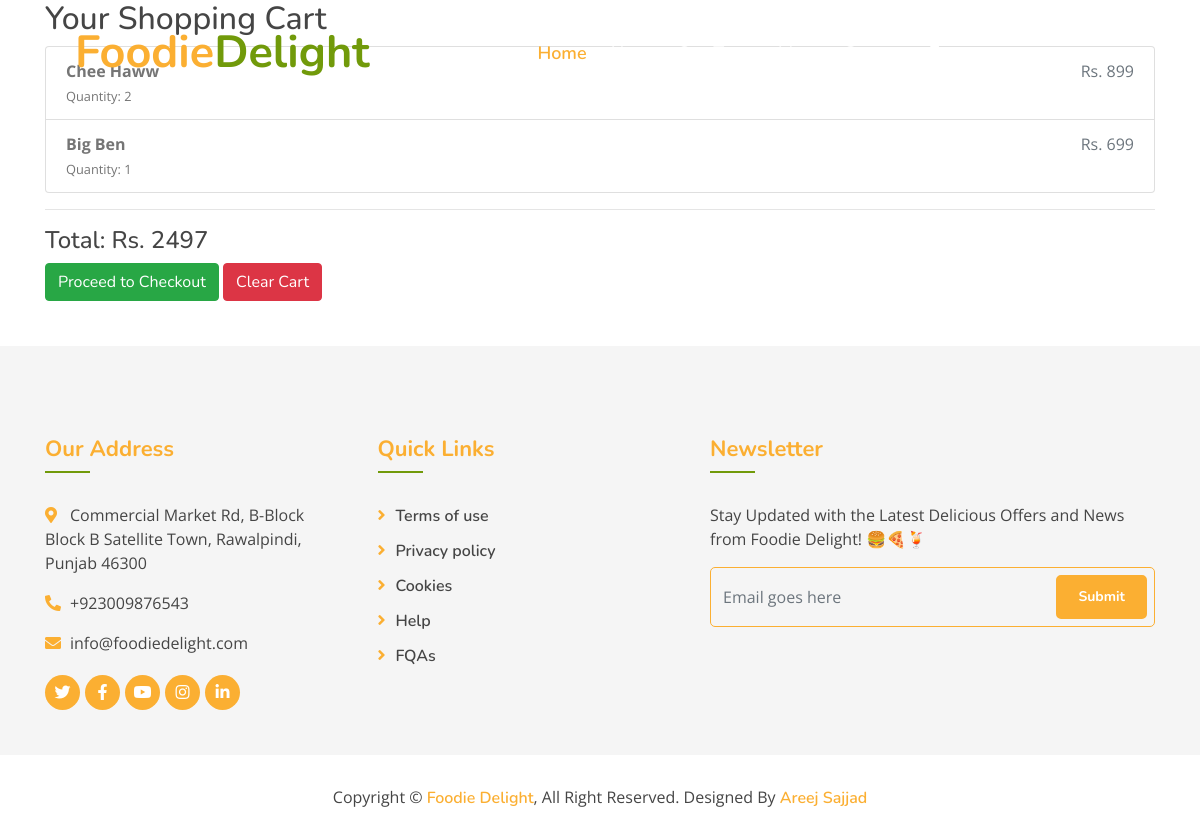
Screenshot of /cart/ (signed in) with the database file from the repository.
### myapp/models.py (models this page shows, shortened)
class CartItem(models.Model):
    cart = models.ForeignKey(Cart, on_delete=models.CASCADE)  # Connect the item to a cart
    dish = models.ForeignKey(Dish, on_delete=models.CASCADE)  # Connect the item to a dish
    quantity = models.PositiveIntegerField(default=1)  # Track the quantity of each item
    class Meta:
        verbose_name_plural = "Order Table"

class Dish(models.Model):
    name = models.CharField(max_length=200, unique=True)
    image = models.ImageField(upload_to='dishes/%Y/%m/%d')
    ingredients = models.TextField()
    details = models.TextField(blank=True)
    category = models.ForeignKey(Category, on_delete=models.CASCADE)
    discounted_price = models.IntegerField(blank=True)
    is_available = models.BooleanField(default=True)
    added_on = models.DateTimeField(auto_now_add=True)
    updated_on = models.DateTimeField(auto_now=True)
    class Meta:
        verbose_name_plural ="Dish Table"

### myapp/views.py (the view)
# urls.py: path('cart/', views.view_cart, name='view_cart'),
@login_required
def view_cart(request):
    user_cart, created = Cart.objects.get_or_create(user=request.user)
    cart_items = CartItem.objects.filter(cart=user_cart)
    quantities = list(range(1, 11))
    for item in cart_items:
        item.selected_quantity = item.quantity
    total_price = sum(item.dish.discounted_price * item.quantity for item in cart_items)
    context = {
        'cart_items': cart_items,
        'total_price': total_price,
        'quantities': quantities,
    }
    return render(request, 'cart.html', context)

### template/cart.html
{% extends "base.html" %}
{% block content %}
<div class="container">
    <h2>Your Shopping Cart</h2>
    <div class="cart-items">
        {% if cart_items %}
        <ul class="list-group">
            {% for item in cart_items %}
            <li class="list-group-item">
                <div class="d-flex justify-content-between">
                    <div>
                        <strong>{{ item.dish.name }}</strong><br>
                        <small>Quantity: {{ item.quantity }}</small>
                    </div>
                    <div>
                        <span class="text-muted">Rs. {{ item.dish.discounted_price }}</span>
                    </div>
                </div>
            </li>
            {% endfor %}
        </ul>
        <hr>
        <div class="total">
            <h4>Total: Rs. {{ total_price }}</h4>
        </div>
        <div class="actions">
            <a href="{% url 'checkout' %}" class="btn btn-success">Proceed to Checkout</a>
            <a href="{% url 'clear_cart' %}" class="btn btn-danger">Clear Cart</a>
        </div>
        {% else %}
        <p>Your cart is empty. Redirecting to the menu...</p>
        {% endif %}
    </div>
</div>
{% endblock %}

### static/css/style.css (style rules this page uses)
body { color: #757575; background: #ffffff; font-family: 'open sans', sans-serif; }
h1, h2, h3, h4, h5, h6 { color: #454545; font-family: 'Nunito', sans-serif; }
a { font-family: 'Nunito', sans-serif; font-weight: 600; color: #fbaf32; transition: .3s; }

### rows the page displays
CartItem: dish.name "Chee Haww", quantity "2", dish.discounted_price "899"
CartItem: dish.name "Big Ben", quantity "1", dish.discounted_price "699"

### other values shown
{{ total_price }} "2497"
